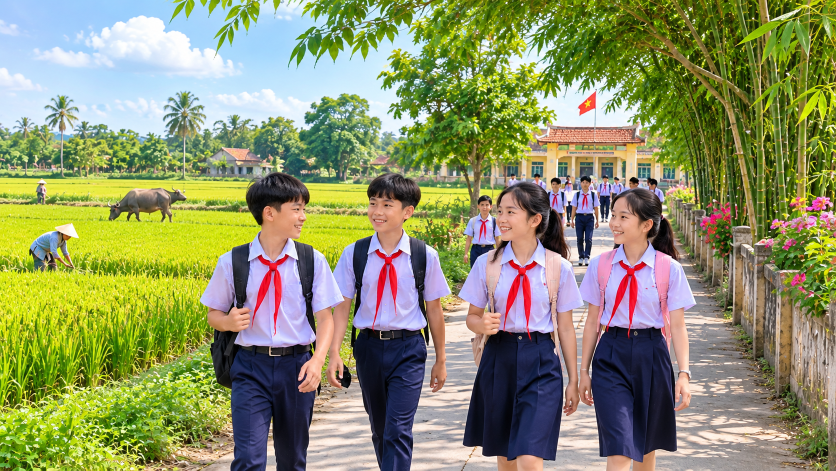
#> input picture tai-nguyen/hinh-nen-goc/01-hoc-sinh-den-truong.png, 1672 x 941 px (shown at 1/2 size); its folder holds only this picture in this run
$ python tao-bo-hinh-nen.py
#> lines starting #> are read from the running program, lines starting #| are printed output that depends on the picture
#> in lam, im is the input picture: PIL image 1672x941 RGB; mean R, G, B 142.3, 147, 106.1
#!/usr/bin/env python3
"""Tre — tạo bộ hình nền 1920x1080 từ ảnh trong tai-nguyen/hinh-nen-goc/.

- Ảnh ngang: phóng vừa khung rồi cắt giữa.
- Ảnh dọc (chụp điện thoại): giữ NGUYÊN ảnh ở giữa, hai bên là chính ảnh đó phóng to, làm mờ
  và tối đi -> không mất nội dung như khi cắt.
Kết quả: goi-tre/usr/share/backgrounds/tre/<tên>.jpg

Thêm hình nền mới: chép ảnh vào tai-nguyen/hinh-nen-goc/ (đặt tên không dấu, có gạch ngang),
chạy lại script này rồi đưa lên GitHub -> các máy tự nhận.
Chạy:  python3 cong-cu/tao-bo-hinh-nen.py
"""
import os

from PIL import Image, ImageEnhance, ImageFilter, ImageOps

W, H = 1920, 1080
GOC = os.path.dirname(os.path.dirname(os.path.abspath(__file__)))
VAO = os.path.join(GOC, "tai-nguyen", "hinh-nen-goc")
RA = os.path.join(GOC, "goi-tre", "usr", "share", "backgrounds", "tre")


def phu_kin(im, w, h):
#> called with w = 1920, h = 1080
    tl = max(w / im.width, h / im.height)
#> tl = 1.15
    im = im.resize((round(im.width * tl), round(im.height * tl)), Image.LANCZOS)
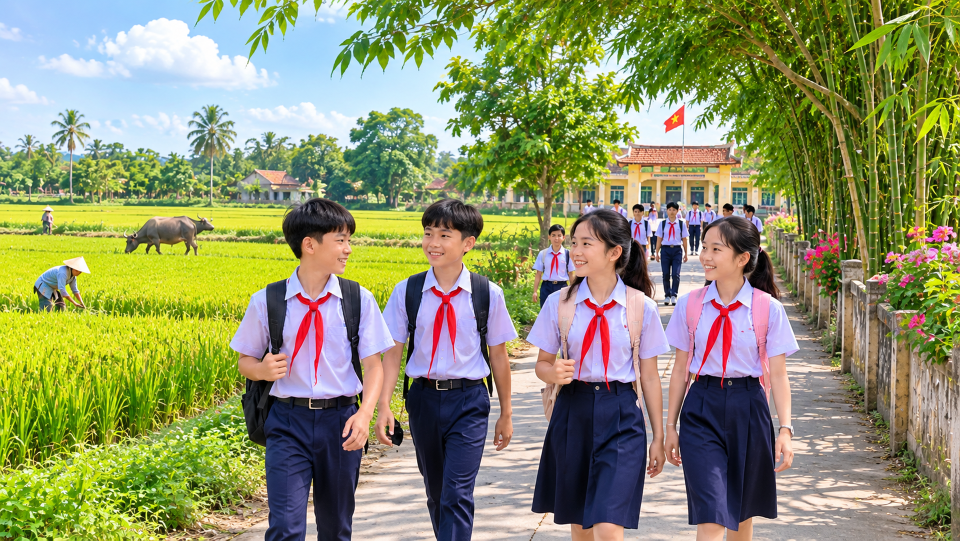
#> im: PIL image 1920x1081 RGB (shown at 1/2 size); mean R, G, B 142.3, 147, 106.1
    x, y = (im.width - w) // 2, (im.height - h) // 2
#> x = 0; y = 0
    return im.crop((x, y, x + w, y + h))
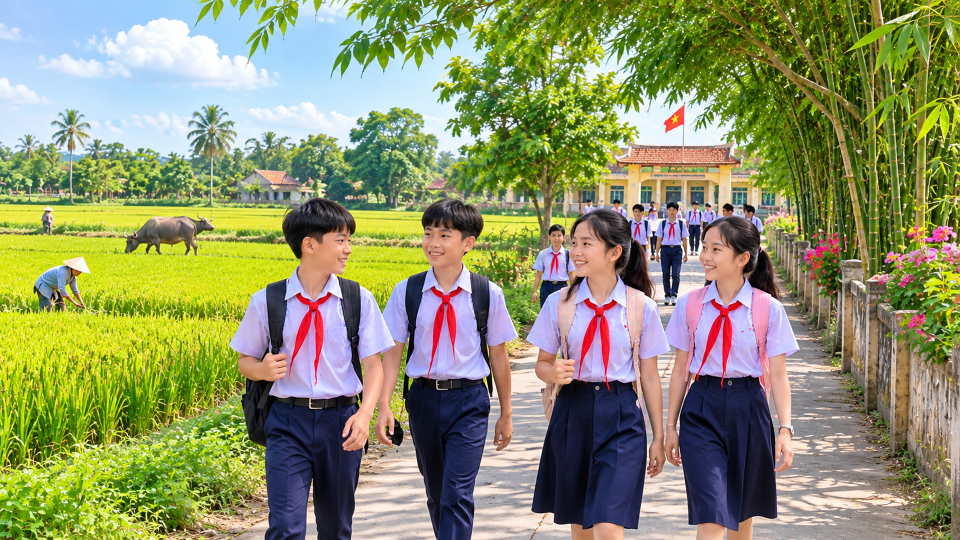
#> returned value: PIL image 1920x1080 RGB (shown at 1/2 size); mean R, G, B 142.3, 147, 106.1


def lam(duong_dan):
    im = ImageOps.exif_transpose(Image.open(duong_dan)).convert("RGB")
    if im.width / im.height >= 1.3:          # ảnh ngang
        ra = phu_kin(im, W, H)
    else:                                     # ảnh dọc / vuông
        nen = phu_kin(im, W, H).filter(ImageFilter.GaussianBlur(40))
        nen = ImageEnhance.Brightness(nen).enhance(0.55)
        tl = H / im.height
        giua = im.resize((round(im.width * tl), H), Image.LANCZOS)
        nen.paste(giua, ((W - giua.width) // 2, 0))
        ra = nen
    return ra.filter(ImageFilter.UnsharpMask(radius=1.2, percent=50, threshold=2))


def main():
    os.makedirs(RA, exist_ok=True)
    for ten in sorted(os.listdir(VAO)):
        if not ten.lower().endswith((".jpg", ".jpeg", ".png")):
            continue
        ra = os.path.join(RA, os.path.splitext(ten)[0] + ".jpg")
        lam(os.path.join(VAO, ten)).save(ra, quality=88, optimize=True, progressive=True)
        print("  ", os.path.basename(ra))


if __name__ == "__main__":
    main()

$ run again, on tai-nguyen/hinh-nen-goc/05-phong-canh-02.jpg
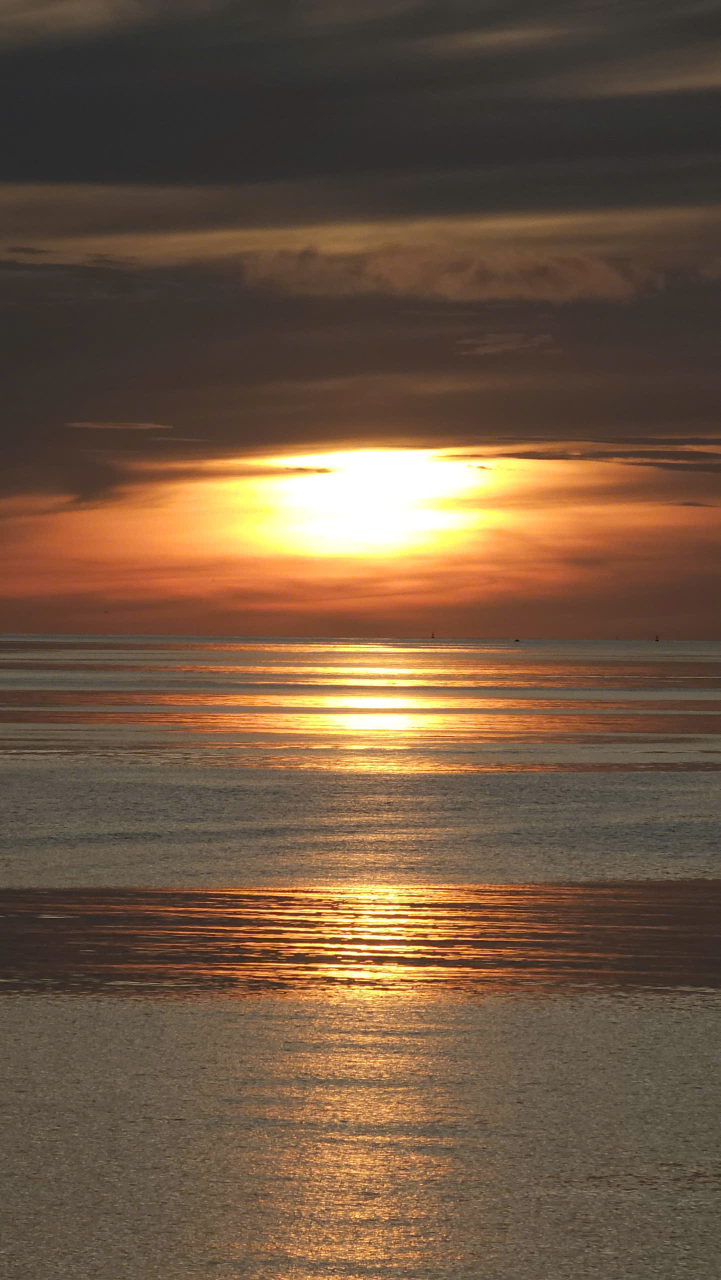
#> input picture tai-nguyen/hinh-nen-goc/05-phong-canh-02.jpg, 1441 x 2560 px (shown at 1/2 size)
#> in lam, im is the input picture: PIL image 1441x2560 RGB; mean R, G, B 111.3, 86.6, 65
#> im: PIL image 1920x3411 RGB
#> in phu_kin, `return im.crop((x, y, x + w, y + h))`:
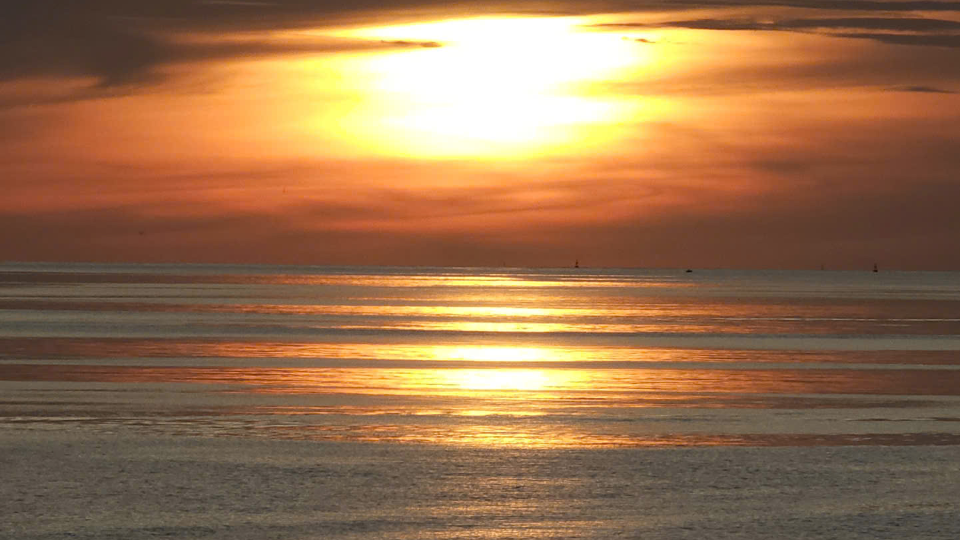
#> returned value: PIL image 1920x1080 RGB (shown at 1/2 size); mean R, G, B 152.4, 113.2, 78.9
#> in lam, `nen.paste(giua, ((W - giua.width) // 2, 0))`:
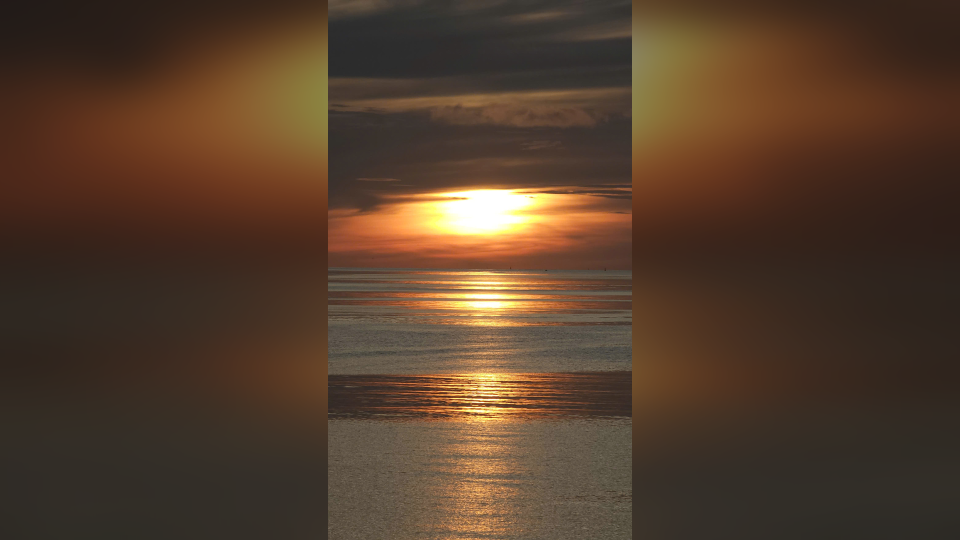
#> nen: PIL image 1920x1080 RGB (shown at 1/2 size); mean R, G, B 83.9, 61.2, 43.7

$ run again, on tai-nguyen/hinh-nen-goc/06-phong-canh-03.jpg
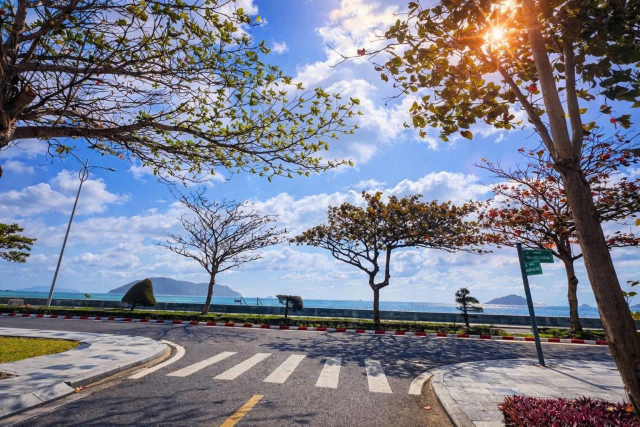
#> input picture tai-nguyen/hinh-nen-goc/06-phong-canh-03.jpg, 1280 x 853 px (shown at 1/2 size)
#> in lam, im is the input picture: PIL image 1280x853 RGB; mean R, G, B 123.4, 126.2, 141.6
#> in phu_kin, `im = im.resize((round(im.width * tl), round(im.height * tl)), Image.LA..`:
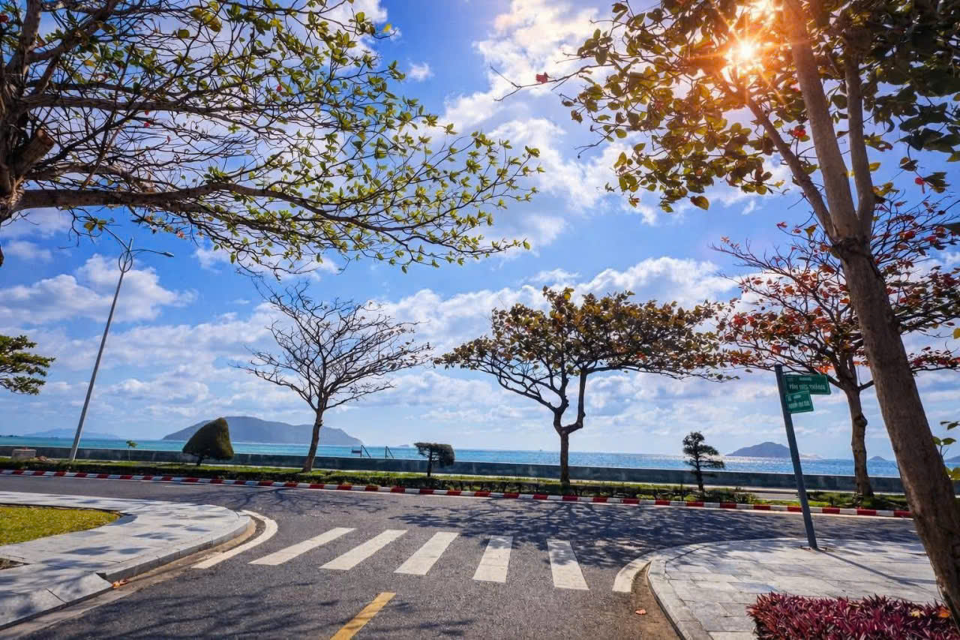
#> im: PIL image 1920x1280 RGB (shown at 1/2 size); mean R, G, B 123.4, 126.2, 141.6
#> in phu_kin, `return im.crop((x, y, x + w, y + h))`:
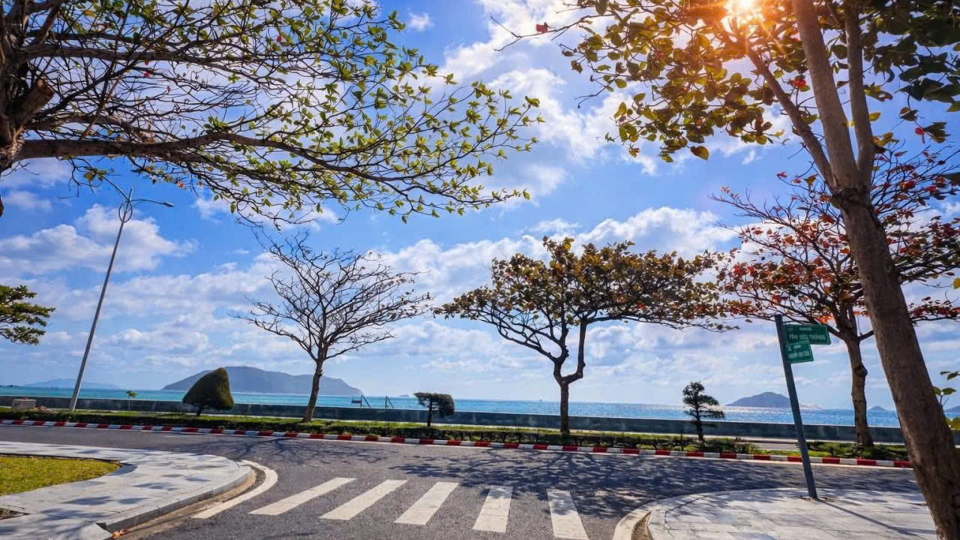
#> returned value: PIL image 1920x1080 RGB (shown at 1/2 size); mean R, G, B 124.1, 129.7, 147.1

$ run again, on tai-nguyen/hinh-nen-goc/02-tan-hoc-hoang-hon.png
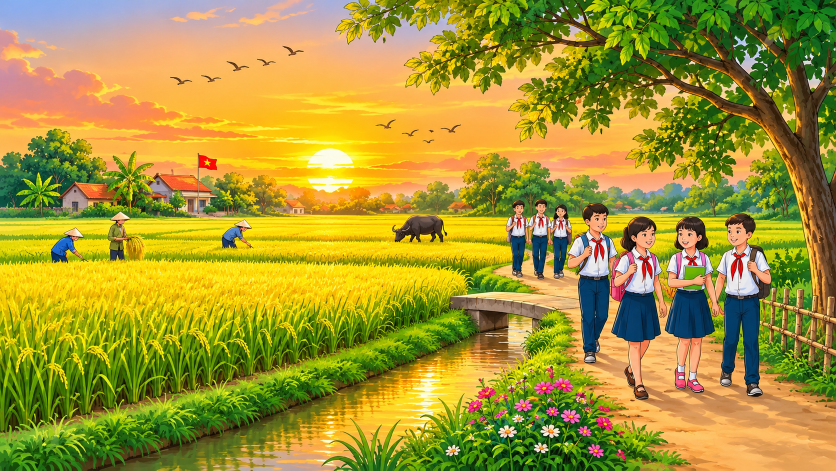
#> input picture tai-nguyen/hinh-nen-goc/02-tan-hoc-hoang-hon.png, 1672 x 941 px (shown at 1/2 size)
#> in lam, im is the input picture: PIL image 1672x941 RGB; mean R, G, B 164.8, 150, 52
#> in phu_kin, `im = im.resize((round(im.width * tl), round(im.height * tl)), Image.LA..`:
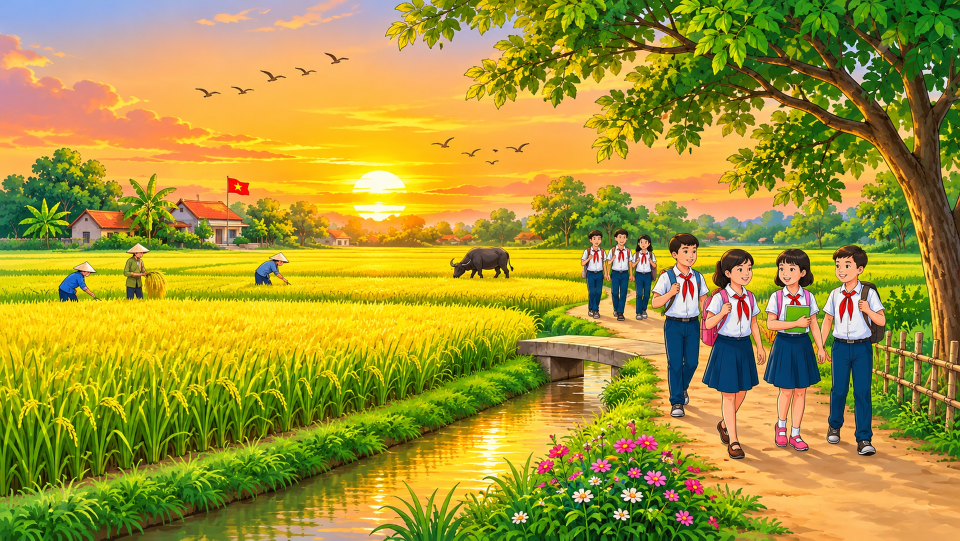
#> im: PIL image 1920x1081 RGB (shown at 1/2 size); mean R, G, B 164.8, 150, 52
#> in phu_kin, `return im.crop((x, y, x + w, y + h))`:
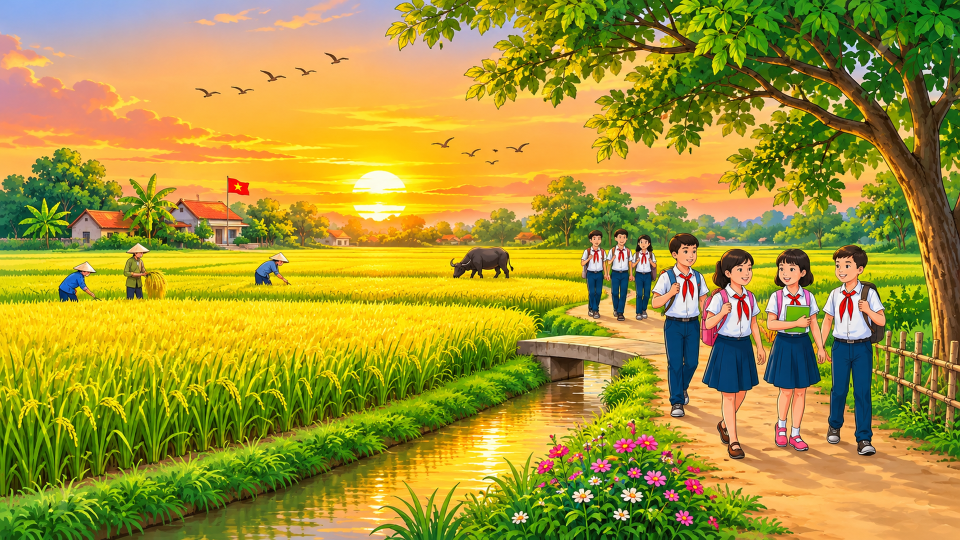
#> returned value: PIL image 1920x1080 RGB (shown at 1/2 size); mean R, G, B 164.8, 150.1, 52
